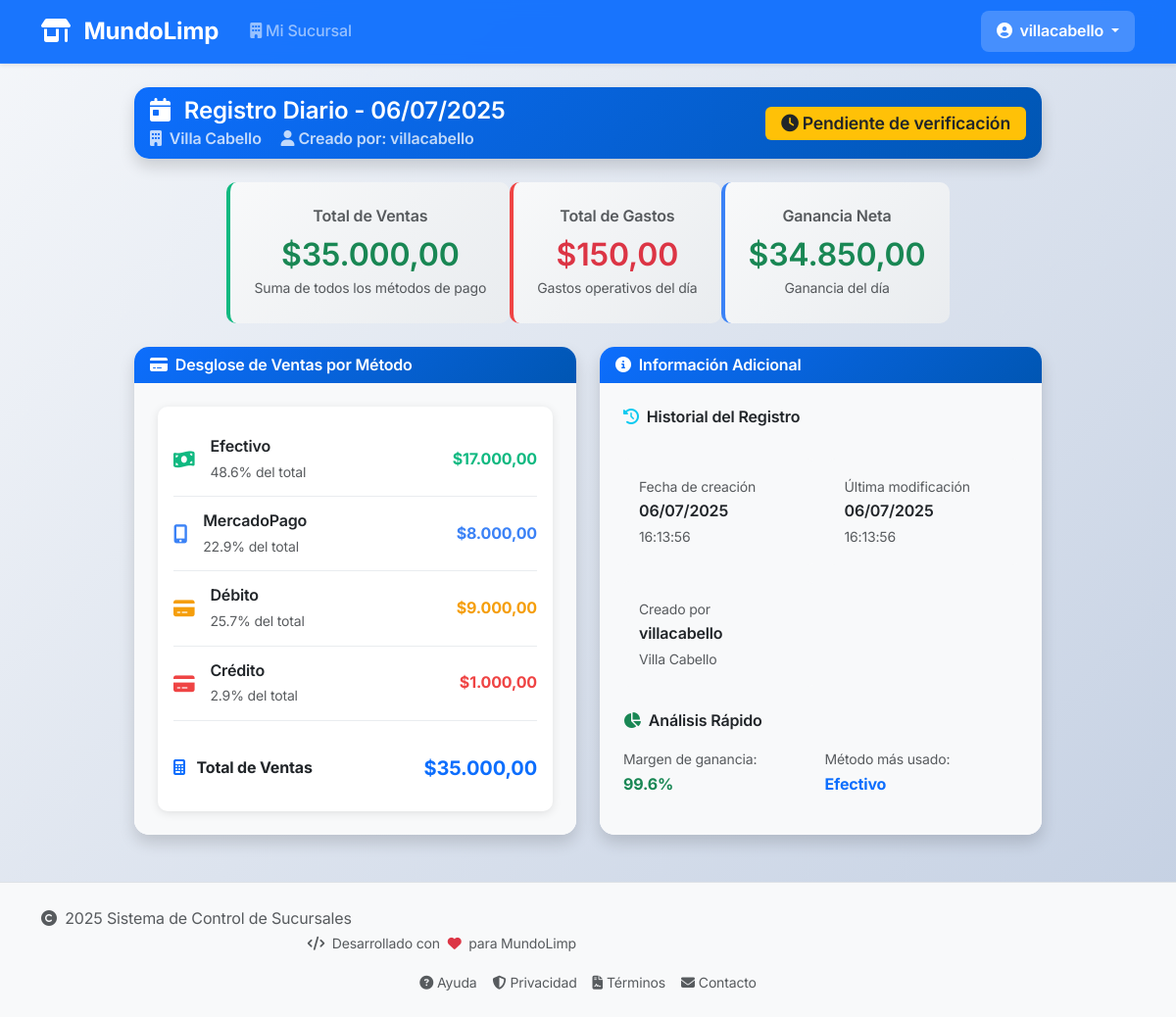
Before: /daily-records/view/18 (signed in) with the older database file.
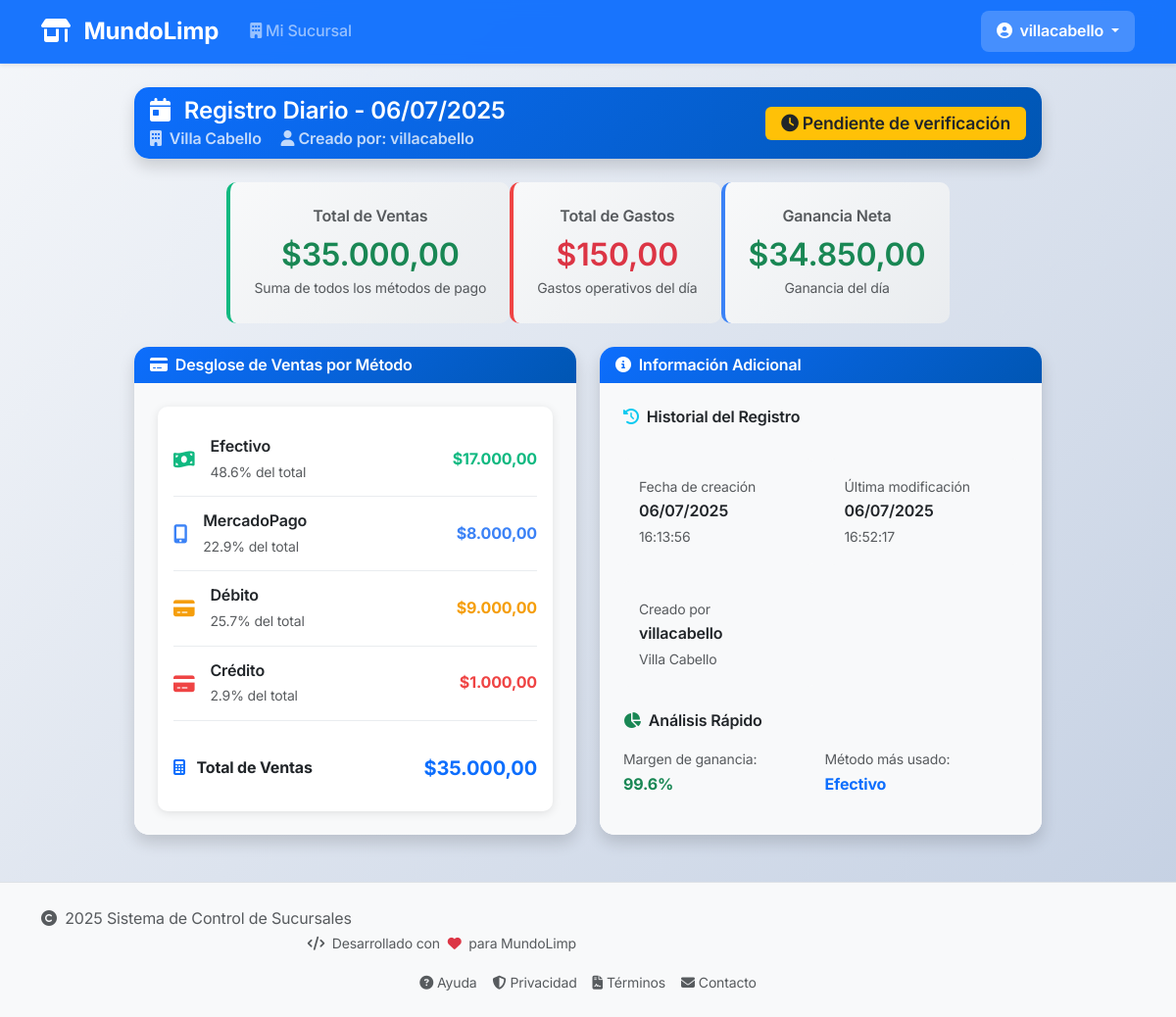
After: the same page with the newer database file.
### app/models/daily_record.py (models this page shows, shortened)
class DailyRecord(db.Model):
    __tablename__ = 'daily_records'
    id = db.Column(db.Integer, primary_key=True)
    user_id = db.Column(
        db.Integer,
        db.ForeignKey('users.id', ondelete='CASCADE'),
        nullable=False,
        index=True
    )
    branch_name = db.Column(db.String(100), nullable=False, index=True)
    record_date = db.Column(
        db.Date,
        nullable=False,
        default=datetime.date.today,
        index=True
    )
    total_sales = db.Column(
        db.Numeric(10, 2),
        nullable=False,
        default=0.00
    )
    cash_sales = db.Column(
        db.Numeric(10, 2),
        nullable=False,
        default=0.00
    )
    mercadopago_sales = db.Column(
        db.Numeric(10, 2),
        nullable=False,
        default=0.00
    )
    debit_sales = db.Column(
        db.Numeric(10, 2),
        nullable=False,
        default=0.00
    )
    credit_sales = db.Column(
        db.Numeric(10, 2),
        nullable=False,
        default=0.00
    )
    total_expenses = db.Column(
        db.Numeric(10, 2),
        nullable=False,
        default=0.00
    )
    created_at = db.Column(
        db.DateTime,
        default=datetime.datetime.now,
        nullable=False
    )
    updated_at = db.Column(
        db.DateTime,
        default=datetime.datetime.now,
        onupdate=datetime.datetime.now,
        nullable=False
    )
    notes = db.Column(db.Text, nullable=True)
    is_verified = db.Column(db.Boolean, default=False, nullable=False)
    verified_by = db.Column(
        db.Integer,
        db.ForeignKey('users.id'),
        nullable=True
    )
    verified_at = db.Column(db.DateTime, nullable=True)
    __table_args__ = (
        db.UniqueConstraint(
            'branch_name',
            'record_date',
            name='_branch_date_uc'
        ),
        db.Index('idx_branch_date', 'branch_name', 'record_date'),
        db.Index('idx_user_date', 'user_id', 'record_date'),
        db.CheckConstraint('total_sales >= 0', name='check_total_sales_positive'),
        db.CheckConstraint('cash_sales >= 0', name='check_cash_sales_positive'),
        db.CheckConstraint('mercadopago_sales >= 0', name='check_mercadopago_sales_positive'),
        db.CheckConstraint('debit_sales >= 0', name='check_debit_sales_positive'),
        db.CheckConstraint('credit_sales >= 0', name='check_credit_sales_positive'),
        db.CheckConstraint('total_expenses >= 0', name='check_total_expenses_positive')
    )
    def get_net_amount(self):
        return float(self.total_sales) - float(self.total_expenses)
    is_withdrawn = db.Column(db.Boolean, default=False, nullable=False)
    withdrawn_at = db.Column(db.DateTime, nullable=True)
    withdrawn_by = db.Column(
        db.Integer,
        db.ForeignKey('users.id'),
        nullable=True
    )

### app/routes/daily_records.py (the view)
@daily_records_bp.route('/view/<int:id>')
@login_required
def view(id):
    record = DailyRecord.query.get_or_404(id)
    if not current_user.can_view_record(record):
        abort(403)
    return render_template(
        'daily_records/view.html',
        title=f'Registro del {record.record_date.strftime("%d/%m/%Y")}',
        record=record
    )

### app/models/user.py (called while the page is built)
    def is_admin_user(self):
        return self.role == 'admin' and self.is_admin

    def is_branch_user(self):
        return self.role == 'branch_user'

    def can_view_record(self, daily_record):
        if self.is_admin_user():
            return True
        if self.is_branch_user():
            return (daily_record.user_id == self.id or
                    daily_record.branch_name == self.branch_name)
        return False

### app/templates/daily_records/view.html (shortened to what the changed rows need)
{% extends "layout/base.html" %}
{% block content %}
<div class="container my-4">
    <div class="row justify-content-center">
        <div class="col-lg-10">
            <div class="card detail-card mb-4">
                <div class="card-header bg-primary text-white">
                    <div class="d-flex justify-content-between align-items-center">
                        <div>
                            <h4 class="mb-0">
                                <i class="fas fa-calendar-day me-2"></i>
                                Registro Diario - {{ record.record_date.strftime('%d/%m/%Y') }}
                            </h4>
                            <p class="mb-0 opacity-75">
                                <i class="fas fa-building me-2"></i>{{ record.branch_name }}
                                <span class="ms-3">
                                </span>
                            </p>
                        </div>
                    </div>
                </div>
            </div>
            <div class="row mb-4 totales">
                <div class="col-md-4">
                    <div class="metric-display sales">
                        <h6 class="text-muted mb-2">Total de Ventas</h6>
                        <h2 class="text-success mb-0">
                            {{ "{:,.2f}".format(record.total_sales).replace(",", "X").replace(".", ",").replace("X", ".") }}
                        </h2>
                        <small class="text-muted">Suma de todos los métodos de pago</small>
                    </div>
                </div>
                <div class="col-md-4">
                    <div class="metric-display expenses">
                        <h6 class="text-muted mb-2">Total de Gastos</h6>
                        <h2 class="text-danger mb-0">
                            {{ "{:,.2f}".format(record.total_expenses).replace(",", "X").replace(".", ",").replace("X", ".") }}
                        </h2>
                        <small class="text-muted">Gastos operativos del día</small>
                    </div>
                </div>
                <div class="col-md-4">
                    {% set net_amount = record.get_net_amount() %}
                    <div class="metric-display net">
                        <h2 class="{{ 'text-success' if net_amount >= 0 else 'text-danger' }} mb-0">
                            {{ "{:,.2f}".format(net_amount).replace(",", "X").replace(".", ",").replace("X", ".") }}
                        </h2>
                    </div>
                </div>
            </div>
            <div class="row">
                <div class="col-lg-6 mb-4">
                    <div class="card detail-card h-100">
                        <div class="card-body">
                            <div class="payment-breakdown">
                                {% set payment_methods = [
                                    ('cash_sales', 'Efectivo', 'money-bill-wave', '#10b981'),
                                    ('mercadopago_sales', 'MercadoPago', 'mobile-alt', '#3b82f6'),
                                    ('debit_sales', 'Débito', 'credit-card', '#f59e0b'),
                                    ('credit_sales', 'Crédito', 'credit-card', '#ef4444')
                                ] %}
                                <div class="payment-item border-top-2 pt-3 mt-3">
                                    <div class="fw-bold">
                                        <i class="fas fa-calculator me-2 text-primary"></i>
                                        Total de Ventas
                                    </div>
                                    <div class="fw-bold text-primary fs-5">
                                        ${{ "{:,.2f}".format(record.total_sales).replace(",", "X").replace(".", ",").replace("X", ".") }}
                                    </div>
                                </div>
                            </div>
                        </div>
                    </div>
                </div>
                <div class="col-lg-6 mb-4">
                    <div class="card detail-card h-100">
                        <div class="card-body">
                            <div class="row g-3">
                                <div class="col-6">
                                    <div class="bg-light p-3 rounded">
                                        <small class="text-muted">Fecha de creación</small>
                                        <div class="fw-semibold">
                                            {{ record.created_at | date_ar }}
                                        </div>
                                        <small class="text-muted">
                                            {{ record.created_at | time_ar }}
                                        </small>
                                    </div>
                                </div>
                                <div class="col-6">
                                    <div class="bg-light p-3 rounded">
                                        <small class="text-muted">Última modificación</small>
                                        <div class="fw-semibold">
                                            {{ record.updated_at | date_ar }}
                                        </div>
                                        <small class="text-muted">
                                            {{ record.updated_at | time_ar }}
                                        </small>
                                    </div>
                                </div>
                            </div>
                                        {% set margin = (net_amount / record.total_sales|float * 100) if record.total_sales|float > 0 else 0 %}
                                        {% set methods = [
                                            ('Efectivo', record.cash_sales|float),
                                            ('MercadoPago', record.mercadopago_sales|float),
                                            ('Débito', record.debit_sales|float),
                                            ('Crédito', record.credit_sales|float)
                                        ] %}
                                        {% set top_method = methods | max(attribute=1) %}
                        </div>
                    </div>
                </div>
            </div>
        </div>
    </div>
</div>
{% endblock %}

Changed rows visible on the page:
changed DailyRecord "Villa Cabello": updated_at "16:13:56" → "16:52:17"
